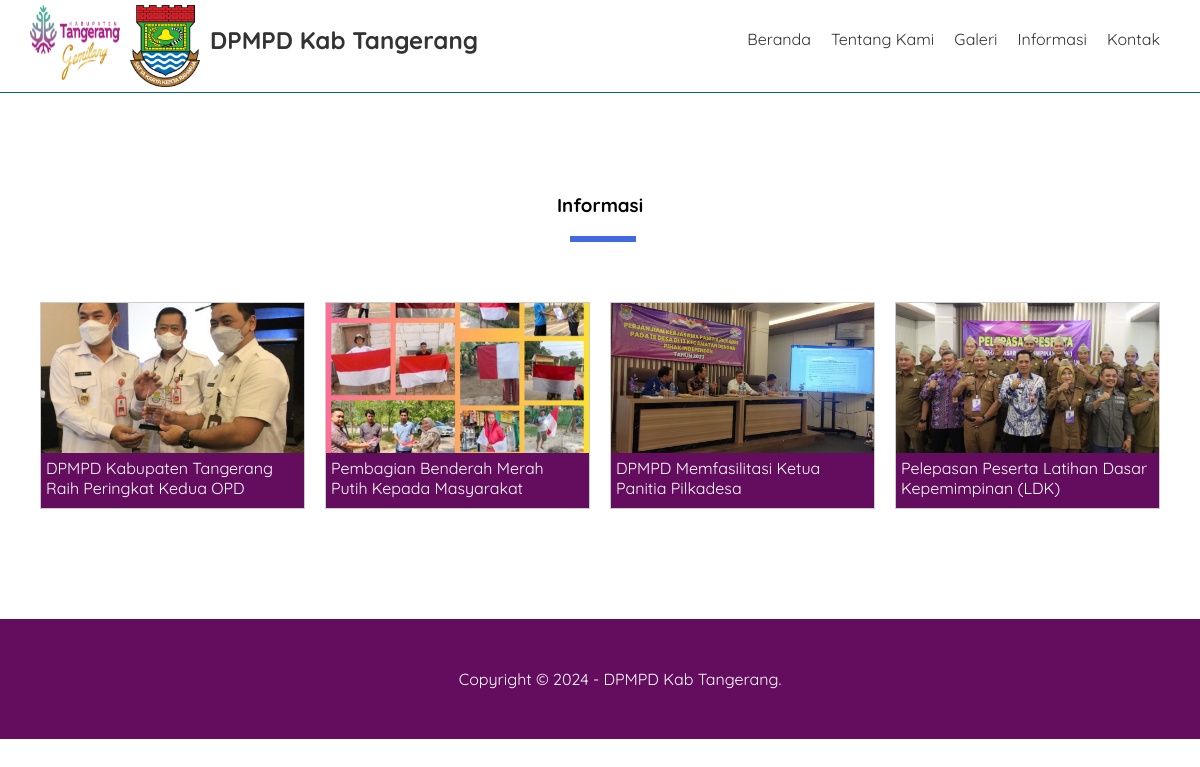
The app's page /informasi.php with its own data.
### tables this page shows
CREATE TABLE `pengaturan` (
  `id` int(11) NOT NULL,
  `nama` varchar(50) NOT NULL,
  `email` varchar(50) NOT NULL,
  `telepon` varchar(20) NOT NULL,
  `alamat` text NOT NULL,
  `logo` varchar(50) NOT NULL,
  `favicon` varchar(50) NOT NULL,
  `tentang_sekolah` text NOT NULL,
  `foto_sekolah` varchar(50) NOT NULL,
  `google_maps` text NOT NULL,
  `nama_kepsek` varchar(50) NOT NULL,
  `foto_kepsek` varchar(50) NOT NULL,
  `sambutan_kepsek` text NOT NULL,
  `created_at` timestamp NOT NULL DEFAULT current_timestamp(),
  `updated_at` datetime DEFAULT NULL
);

CREATE TABLE `informasi` (
  `id` int(11) NOT NULL,
  `judul` varchar(255) NOT NULL,
  `keterangan` text NOT NULL,
  `gambar` varchar(50) NOT NULL,
  `created_at` timestamp NOT NULL DEFAULT current_timestamp(),
  `updated_at` datetime DEFAULT NULL,
  `created_by` int(11) NOT NULL
);

### informasi.php (the view)
<?php include 'header.php'; ?>
<div class="section">
    <div class="container">
        <h3 class="text-center"> Informasi </h3>
        <?php
                     $informasi = mysqli_query($conn, "SELECT * FROM informasi  ORDER BY id DESC");
                     if(mysqli_num_rows($informasi) > 0){
                         while($p = mysqli_fetch_array($informasi)){
                ?>
                    <div class="col-4">
                        <a href="detail-informasi.php?id=<?= $p['id'] ?>" class="thumbnail-link">
                        <div class="thumbnail-box">
                            <div class="thumbnail-img" style="background-image: url('uploads/informasi/<?= $p['gambar'] ?>');">
                            </div>
                            <div class="thumbnail-text">
                                <?= substr($p['judul'],0, 50) ?>
                            </div>
                        </div>
                        </a>
                    </div>
                    <?php }}else{ ?>
                            Tidak Ada Data
                    <?php } ?>
    </div>
</div>
<?php include 'footer.php'; ?>

### header.php (shortened to what this page needs)
<?php
include 'koneksi.php';
$identitas = mysqli_query($conn, "SELECT * FROM pengaturan ORDER BY id DESC LIMIT 1");
$d = mysqli_fetch_object($identitas);
?>
<!DOCTYPE html>
<html>
<head>
    <link rel="stylesheet" type="text/css" href="assets/css/style.css">
</head>
<body>
    <div class="header">
        <div class="container">
        <div class="header-logo">
    <img src="assets/logofav.png" width="90" height="75" alt="Logo Kedua" class="logo-second">
    <img src="uploads/identitas/<?= $d->logo ?>" width="70" alt="Logo Utama">
    <h2><a href="index.php"><?= $d->nama ?></a></h2>
</div>
            <ul class="header-menu">
                <li><a href="index.php">Beranda</a></li>
                <li><a href="tentang-sekolah.php">Tentang Kami</a></li>
                <li><a href="galeri.php">Galeri</a></li>
                <li><a href="informasi.php">Informasi</a></li>
                <li><a href="kontak.php">Kontak</a></li>
            </ul>
        </div>
    </div>

### footer.php (shortened to what this page needs)
<footer>
    <div class="container text-center">
        Copyright &copy; 2024 - <?= $d->nama ?>.
    </div>
</footer>
</body>
</html>

### assets/css/style.css (style rules this page uses)
* { margin:0; padding:0; font-family: 'Quicksand', sans-serif; box-sizing: border-box; }
a { text-decoration: none; }
.container { width: 1140px; margin:0 auto; }
.container::after { content: ""; display: block; clear: both; }
.text-center { text-align: center !important; }
.header { border-bottom: 1px solid #036494; }
.header a { color: #333; }
.header-logo { float: left; line-height: 70px; padding: 5px 0; }
.header-logo img { float: left; margin-right: 10px; }
.header-logo h2 { float: left; }
.header-menu { float: right; }
.header-menu li { float: left; list-style: none; padding: 29px 10px; }
.section { padding: 100px 0; }
.section h3 { padding-bottom: 25px; margin-bottom: 50px; position: relative; }
.section h3::after { content: ""; display: block; width: 60px; border: 3px solid royalblue; position: absolute; bottom: 0; left: calc(50% - 30px); }
.col-4 { min-height: 200px; width: 25%; float: left; padding: 10px; }
.thumbnail-box { border: 1px solid #ccc; width: 100%; min-height: 200px; background-color: #640D5F; }
.thumbnail-img { height: 150px; background-repeat: no-repeat; background-size: cover; }
.thumbnail-text { height: 55px; padding: 5px; }
.thumbnail-link { color: #fff; }
footer { padding: 50px; background-color: #640D5F; color: #fff; }

### records on screen
pengaturan: logo (picture), nama "DPMPD Kab Tangerang"
informasi: gambar (picture), judul "DPMPD Kabupaten Tangerang Raih Peringkat Kedua OPD"
informasi: gambar (picture), judul "Pembagian Benderah Merah Putih Kepada Masyarakat"
informasi: gambar (picture), judul "DPMPD Memfasilitasi Ketua Panitia Pilkadesa"
informasi: gambar (picture), judul "Pelepasan Peserta Latihan Dasar Kepemimpinan (LDK)"
